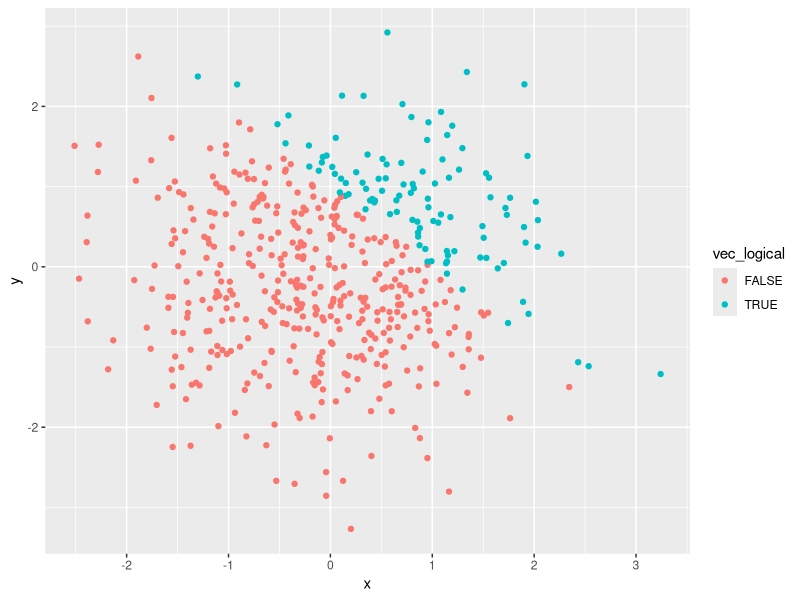
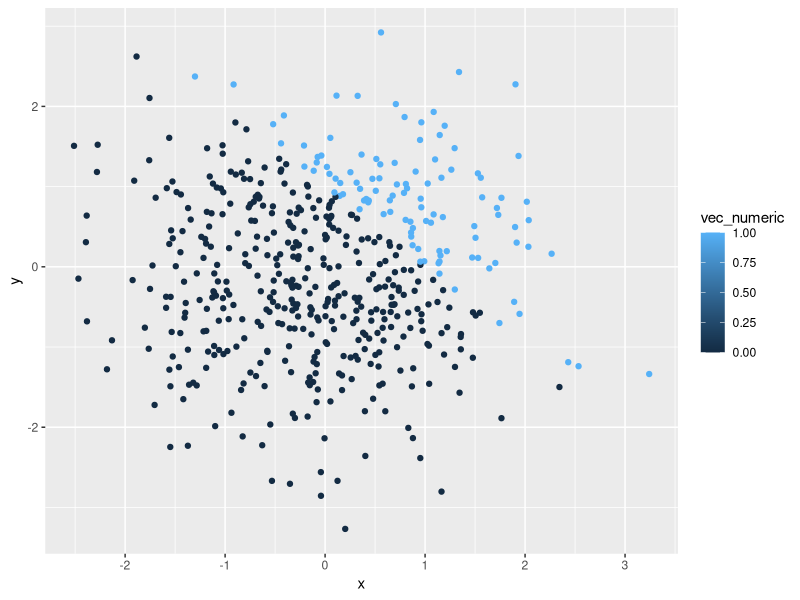

Recreate these plots in R, in order.
## ---- chunk 1
knitr::opts_chunk$set(echo = TRUE)
library(tidyverse)
## ---- chunk 2

problem1_df = tibble(
  norm_samp = rnorm(8),
  norm_samp_pos = norm_samp > 0,
  vec_char = c("This", "is", "the", "first", "data", "science", "homework", "assignment"),
  vec_factor = factor(c("one", "two", "three", "one", "two", "three", "one", "two"))
)
## ---- chunk 3

  mean(pull(problem1_df, norm_samp))

  mean(pull(problem1_df, norm_samp_pos))

  mean(pull(problem1_df, vec_char))

  mean(pull(problem1_df, vec_factor))
## ---- chunk 4

  as.numeric(pull(problem1_df, norm_samp_pos)) 

  as.numeric(pull(problem1_df, vec_char))

  as.numeric(pull(problem1_df, vec_factor))

## ---- chunk 5

  as.numeric(
    pull(problem1_df, norm_samp_pos))*(pull(problem1_df,  norm_samp))

  as.factor(
    pull(problem1_df, norm_samp_pos))*(pull(problem1_df,  norm_samp))

  as.numeric(
    as.factor(
      pull(problem1_df, norm_samp_pos)))*(pull(problem1_df,  norm_samp))

## ---- chunk 6
problem2_df = tibble(
  x = rnorm(500),
  y = rnorm(500),
  vec_logical = x + y > 1,
  vec_numeric = as.numeric(vec_logical),
  vec_factor = as.factor(vec_logical)
)
## ---- chunk 7
ggplot(problem2_df, aes(x = x, y = y, color = vec_logical)) + geom_point()
## ---- chunk 8
ggplot(problem2_df, aes(x = x, y = y, color = vec_numeric )) + geom_point()
